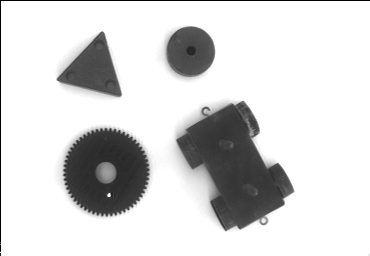
#> input picture t2/img/reco1.pgm, 370 x 256 px
$ python main.py   (Python 2 division)   (older library calls are emulated)
#> lines starting #> are read from the running program, lines starting #| are printed output that depends on the picture; after the words box and inside, x2 and y2 are one past the last pixel; in counts of white or black regions, pixels touching at a corner belong together
import cv2
import numpy as np
import pprint

AREA_MIN = 150


def draw_blob(contours, i, otsu):
    """
    dibuja el blob i en una ventana
    :param contours:
    :param i:
    :param otsu:
    :return:
    """
    mask = np.zeros(otsu.shape, np.uint8)
    cv2.drawContours(mask, contours, i, (155, 0, 255), cv2.cv.CV_FILLED)
    cv2.imshow("Contornos_" + str(i), mask)


def print_data(contour, i):
    """
    imprime por pantalla los descriptores de un contorno
    :param contour:
    :return:
    """
    """
        Area de la imagen, momento 00
    """
    print "======================================================"
    print "contorno:", i
    print "------------------------------------------------------"
    mom = cv2.moments(contour, 1)
    print "Mom:"
    pprint.pprint(mom)
    print "Area:", mom['m00']

    """
        Calcula el perimetro dado el contorno
    """
    perimetre = cv2.arcLength(contour, False)
    print "Perimetro: ", perimetre

    """
        Calcula los momentos invariantes
    """
    hu_moments = cv2.HuMoments(mom)
    print "Hu moments: ", hu_moments


imgOriginal = cv2.imread("./img/reco1.pgm")
#> imgOriginal is the input picture: shape (256, 370, 3); min 0, max 255, mean 215.4
img = cv2.cvtColor(imgOriginal, cv2.COLOR_BGR2GRAY);

"""
    Pasamos la imagen a binario
    THRESH_BINARY_INV para que los objetos se vean en blanco y el fondo en negro
    El segundo parametro no se utiliza al usarse THRESH_OTSU.
"""
_, otsu = cv2.threshold(img, 0, 255, cv2.THRESH_BINARY_INV | cv2.THRESH_OTSU)
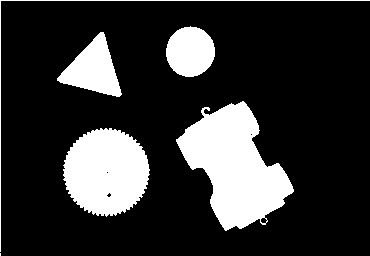
#> otsu: shape (256, 370); 19.9% white; 6 white regions (1 under 20 px), largest, box (x1, y1, x2, y2) and area: (176, 101, 294, 231) 8272, (63, 128, 150, 217) 5846, (57, 32, 122, 97) 2183, (166, 26, 215, 77) 1933, (0, 0, 370, 252) 621
adaptative = cv2.adaptiveThreshold(img, 255, cv2.ADAPTIVE_THRESH_MEAN_C,
                                   cv2.THRESH_BINARY_INV, 7, 1)
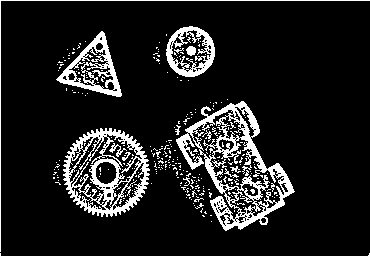
#> adaptative: shape (256, 370); 12.1% white; 294 white regions (280 under 20 px)
show = np.hstack((img,otsu,adaptative))
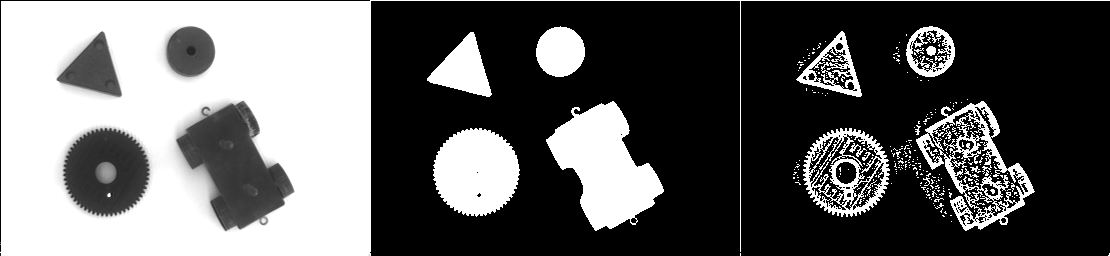
#> show: shape (256, 1110); min 0, max 255, mean 99
cv2.imshow('Umbralizacion (img, otsu, adpatativo)', show)

""" Contornos """
contours, hierarchy = cv2.findContours(otsu, cv2.RETR_TREE,
                                       cv2.CHAIN_APPROX_SIMPLE)
#> contours = 10 contours, 5 with area under 20; largest, box (x1, y1, x2, y2) and area: (176, 101, 294, 231) 8098, (63, 128, 150, 217) 5694, (57, 32, 122, 97) 2094, (166, 26, 215, 77) 1863, (260, 217, 268, 224) 30
"""
    Dibujar los contornos: primero crea una matriz, luego dibuja los contornos
    imagen donde colocarlos, contornos, conturnos a dibujar (negativo -> dibuja
    todos), color del contorno a dibujar
"""
mask = np.zeros(otsu.shape, np.uint8)
cv2.drawContours(mask, contours, -1, (155, 0, 255), cv2.cv.CV_FILLED)
cv2.imshow("Contornos", mask)

i = 0
for contour in contours:
    if cv2.contourArea(contour) > AREA_MIN:
        draw_blob(contours, i, otsu)
        print_data(contour, i)
    i += 1
#> this loop made 10 passes
#> perimetre in print_data on passes 2, 5, 8, 9: 382.6, 477.3, 206.7, 160.6
#> contour on passes 1, 4, 7: [[0, 253], [0, 255]], [[106, 172], [107, 171], [108, 172], [107, 173]], [[250, 134], [251, 133], [252, 134], [251, 135]]
#> (printed output is left out)
#> pass 2, in draw_blob, `cv2.imshow("Contornos_" + str(i), mask)`:
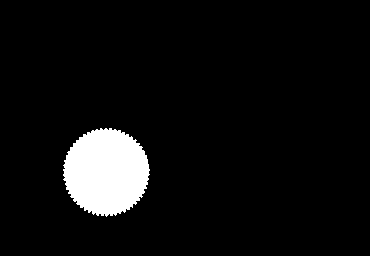
#> window 'Contornos_1': shape (256, 370); values 0 (black) and 155 (white), 6.2% white; 1 white region, box (x1, y1, x2, y2) and area: (63, 128, 150, 217) 5857
#> after the loop, i = 10

while True:
    if cv2.waitKey(1) & 0xFF == ord('q'):
#> (key q is pressed here)
        break

cv2.destroyAllWindows()

$ run again, with t2/img/circulo1.pgm copied over t2/img/reco1.pgm
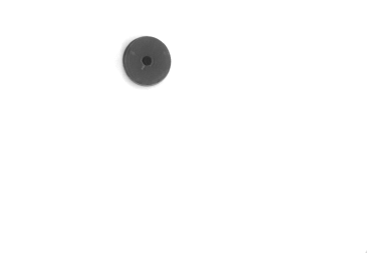
#> input picture t2/img/circulo1.pgm, 367 x 253 px
#> imgOriginal is the input picture: shape (253, 367, 3); min 40, max 255, mean 251.4
#> `_, otsu = cv2.threshold(img, 0, 255, cv2.THRESH_BINARY_INV | cv2.THRES..`:
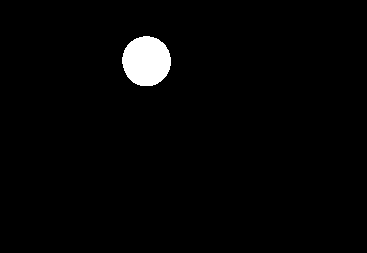
#> otsu: shape (253, 367); 2.1% white; 1 white region, box (x1, y1, x2, y2) and area: (122, 36, 171, 86) 1922
#> adaptative: shape (253, 367); 1.3% white; 15 white regions (13 under 20 px)
#> `show = np.hstack((img,otsu,adaptative))`:
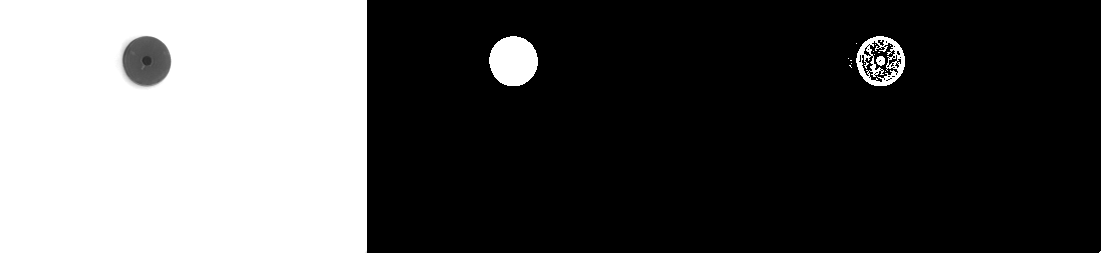
#> show: shape (253, 1101); min 0, max 255, mean 86.7
#> contours = 1 contour; box (x1, y1, x2, y2) and area: (122, 36, 171, 86) 1852
#> the loop `for contour in contours:` made 1 pass
#> (perimetre in print_data, i) on pass 1: (155.2, 1)
#> (printed output is left out)
#> after the loop `for contour in contours:`: i = 1
